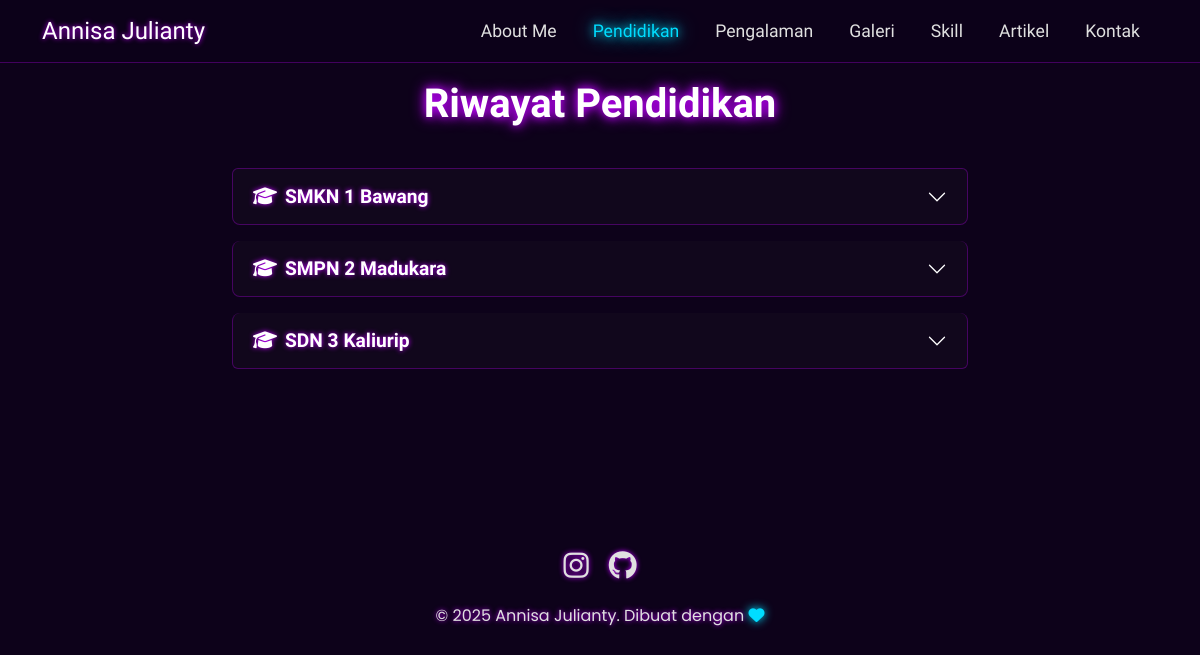
The page /pendidikan.php on the database its author committed.
### tables this page shows
CREATE TABLE `education` (
  `id` int(11) NOT NULL,
  `institution` varchar(255) NOT NULL,
  `major` varchar(255) DEFAULT NULL,
  `year` varchar(255) NOT NULL,
  `description` text DEFAULT NULL
);

CREATE TABLE `social_media` (
  `id` int(11) NOT NULL,
  `name` varchar(255) NOT NULL,
  `url` varchar(255) NOT NULL,
  `icon_class` varchar(255) NOT NULL,
  `display_order` int(11) DEFAULT 0
);

### pendidikan.php (the view, shortened to what this page needs)
<?php
require_once 'config/database.php';
$education_entries = [];
$social_medias = [];
try {
    $education_entries = $pdo->query("SELECT * FROM education ORDER BY year DESC")->fetchAll(PDO::FETCH_ASSOC);
} catch (PDOException $e) {
}
try {
    $stmt = $pdo->query("SELECT * FROM social_media ORDER BY display_order ASC, id ASC");
    $social_medias = $stmt->fetchAll(PDO::FETCH_ASSOC);
} catch (PDOException $e) {
}
?>
<!DOCTYPE html>
<html lang="id">
<head>
    <link href="https://cdn.jsdelivr.net/npm/bootstrap@5.3.3/dist/css/bootstrap.min.css" rel="stylesheet">
    <link rel="stylesheet" href="https://cdnjs.cloudflare.com/ajax/libs/font-awesome/6.5.2/css/all.min.css">
    <link rel="stylesheet" href="css/style.css">
</head>
<body>
    <nav class="navbar navbar-expand-lg navbar-dark fixed-top">
        <div class="container">
            <a class="navbar-brand" href="index.php">Annisa Julianty</a>
            <div class="collapse navbar-collapse" id="navbarNav">
                <ul class="navbar-nav ms-auto">
                    <li class="nav-item"><a class="nav-link" href="index.php">About Me</a></li>
                    <li class="nav-item"><a class="nav-link active" href="pendidikan.php">Pendidikan</a></li>
                    <li class="nav-item"><a class="nav-link" href="pengalaman.php">Pengalaman</a></li>
                    <li class="nav-item"><a class="nav-link" href="galeri.php">Galeri</a></li>
                    <li class="nav-item"><a class="nav-link" href="skill.php">Skill</a></li>
                    <li class="nav-item"><a class="nav-link" href="artikel.php">Artikel</a></li>
                    <li class="nav-item"><a class="nav-link" href="kontak.php">Kontak</a></li>
                </ul>
            </div>
        </div>
    </nav>
    <section class="content-section content-section-padded">
        <div class="container">
            <h2 class="section-title">Riwayat Pendidikan</h2>
            <div class="row">
                <div class="col-lg-8 mx-auto">
                    <?php if (count($education_entries) > 0): ?>
                        <div class="accordion" id="educationAccordion">
                            <?php foreach ($education_entries as $index => $entry): ?>
                                <div class="accordion-item">
                                    <h2 class="accordion-header" id="heading<?= $index ?>">
                                        <button class="accordion-button collapsed" type="button" data-bs-toggle="collapse" data-bs-target="#collapse<?= $index ?>" aria-expanded="false" aria-controls="collapse<?= $index ?>">
                                            <i class="fa-solid fa-graduation-cap me-2"></i> <?= htmlspecialchars($entry['institution']); ?>
                                        </button>
                                    </h2>
                                </div>
                            <?php endforeach; ?>
                        </div>
                    <?php else: ?>
                        <p class="text-center">Belum ada riwayat pendidikan yang ditambahkan.</p>
                    <?php endif; ?>
                </div>
            </div>
        </div>
    </section>
    <footer class="footer">
        <div class="container">
            <div class="social-icons text-center mb-3">
                <?php if (count($social_medias) > 0): ?>
                    <?php foreach ($social_medias as $social): ?>
                        <a href="<?= htmlspecialchars($social['url']); ?>" target="_blank" class="social-icon"><i class="<?= htmlspecialchars($social['icon_class']); ?>"></i></a>
                    <?php endforeach; ?>
                <?php else: ?>
                    <a href="https://www.instagram.com/_annisajlnty" target="_blank" class="social-icon"><i class="fab fa-instagram"></i></a>
                <?php endif; ?>
            </div>
            <p class="text-center">&copy; 2025 Annisa Julianty. Dibuat dengan <i class="fa-solid fa-heart"></i></p>
        </div>
    </footer>
</body>
</html>

### css/style.css (style rules this page uses)
:root { --neon-blue: #00ddff; --neon-purple: #bf00ff; --background-color: #0d021a; --card-color: rgba(20, 10, 30, 0.7); --text-color: #e0e0e0; --heading-color: #ffffff; --border-color: rgba(191, 0, 255, 0.3); }
body { font-family: 'Poppins', sans-serif; background-color: var(--background-color); color: var(--text-color); margin: 0; }
.content-section-padded { padding-top: 80px; }
.navbar { background-color: rgba(13, 2, 26, 0.8); backdrop-filter: blur(12px); border-bottom: 1px solid var(--border-color); font-family: 'Rajdhani', sans-serif; }
.navbar-collapse { justify-content: flex-end; }
.navbar-brand { color: var(--heading-color) !important; font-size: 1.5rem; text-shadow: 0 0 5px var(--neon-purple); }
.nav-link { color: var(--text-color) !important; margin: 0 10px; transition: all 0.3s ease; font-size: 1.1rem; }
.nav-link.active { color: var(--neon-blue) !important; text-shadow: 0 0 10px var(--neon-blue), 0 0 20px var(--neon-blue); }
.content-section { padding: 80px 0; animation: fadeIn 1s ease-in-out; }
.section-title { font-family: 'Rajdhani', sans-serif; color: var(--heading-color); font-size: 2.5rem; font-weight: 700; margin-bottom: 40px; text-align: center; position: relative; text-shadow: 0 0 8px var(--neon-purple), 0 0 15px var(--neon-purple); }
.section-title::after { display: none; }
.footer { background-color: transparent; padding: 20px 0; text-align: center; margin-top: 60px; text-shadow: 0 0 5px var(--neon-purple); }
.footer .fa-heart { color: var(--neon-blue); text-shadow: 0 0 10px var(--neon-blue); }
.social-icons { display: flex; justify-content: center; gap: 20px; }
.social-icon { color: var(--text-color); font-size: 1.8rem; transition: all 0.3s ease; }
.accordion-item { background-color: var(--card-color); border: 1px solid var(--border-color); margin-bottom: 1rem; border-radius: 8px; overflow: hidden; }
.accordion-header .accordion-button { background-color: transparent; color: var(--heading-color); font-family: 'Rajdhani', sans-serif; font-size: 1.2rem; font-weight: 600; border-radius: 0; text-shadow: 0 0 5px var(--neon-purple); }
.accordion-button::after { filter: invert(1) grayscale(100%) brightness(2); }

### rows shown on the page
education: institution "SMKN 1 Bawang"
education: institution "SMPN 2 Madukara"
education: institution "SDN 3 Kaliurip"
